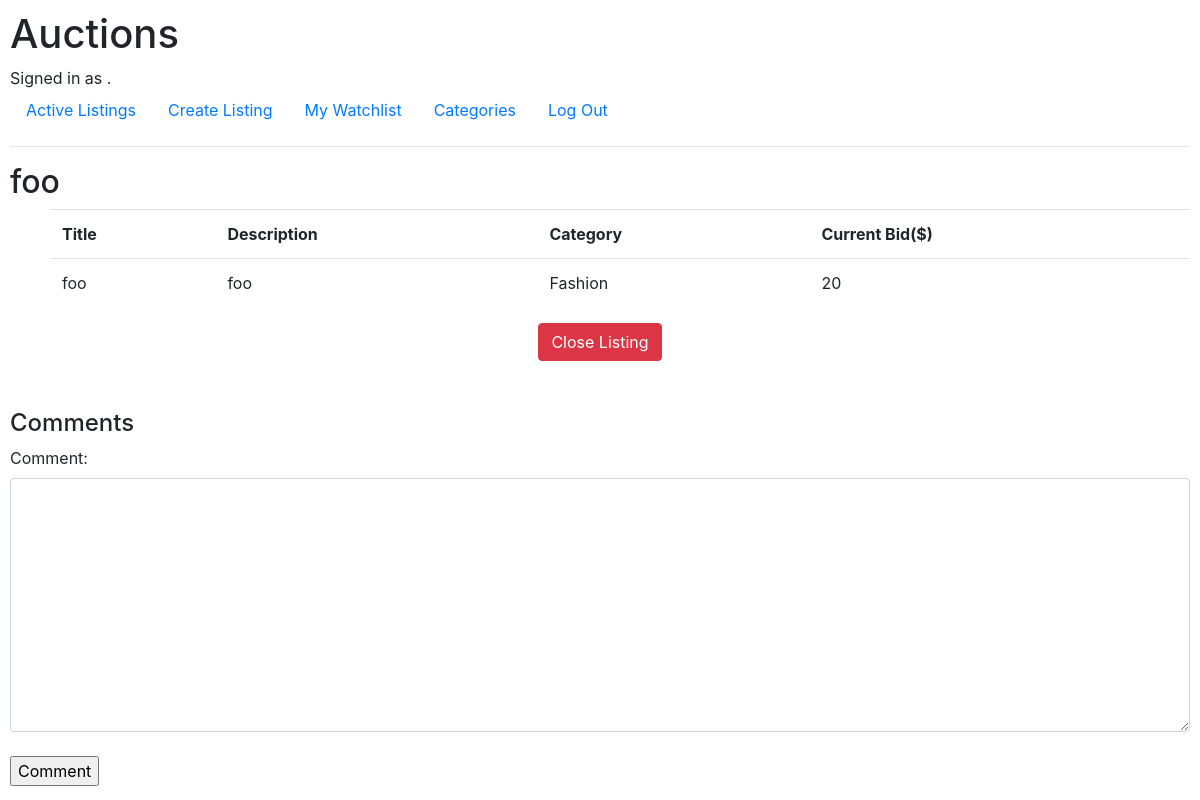
The page /1 (signed in) on the database as committed earlier.
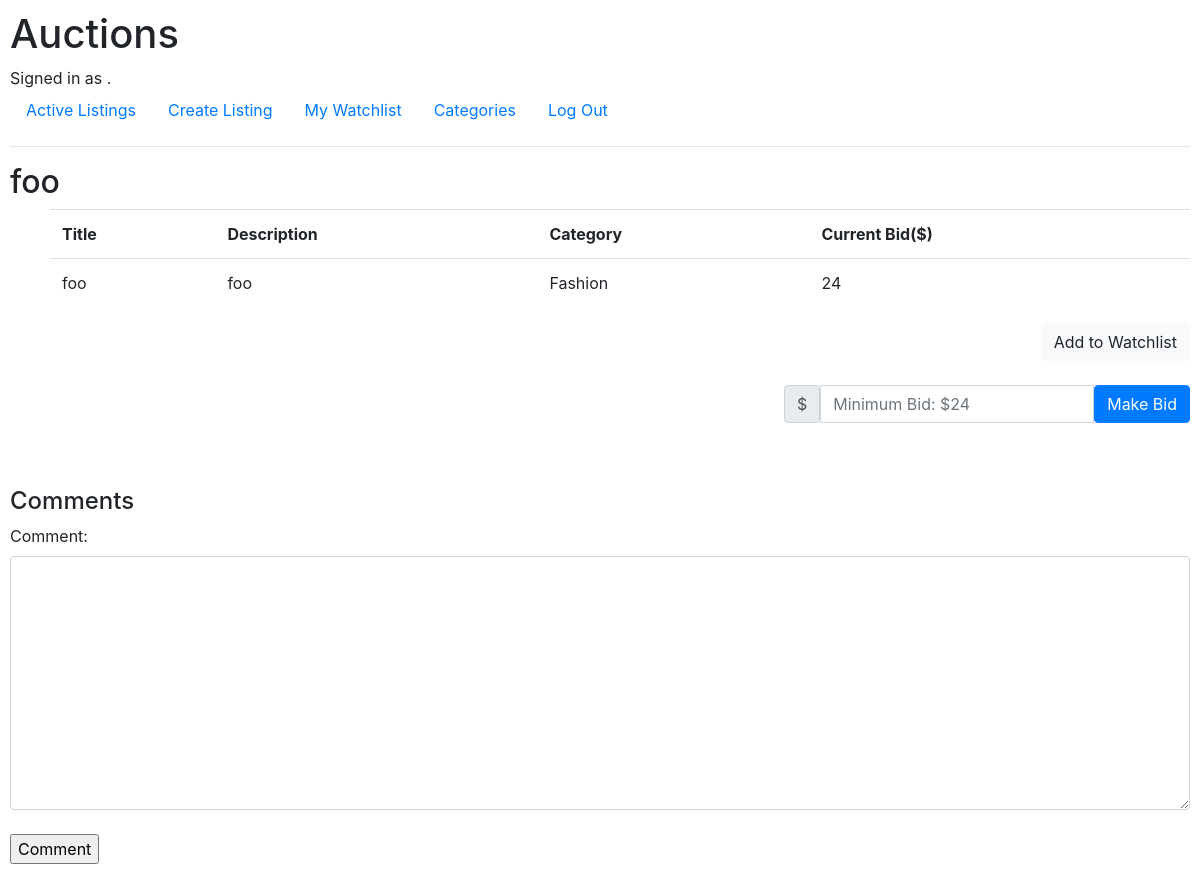
The same page on the database as committed later.
### auctions/models.py (models this page shows)
class Listing(models.Model):
    title=models.CharField(max_length=64)
    description=models.CharField(max_length=128)
    bid=models.PositiveIntegerField()
    account = models.ForeignKey(User,on_delete=models.CASCADE,related_name="user")
    categories = (
        ("fashion","Fashion"),
        ("toys","Toys"),
        ("electronics","Electronics"),
        ("home","Home")
    )
    category =models.CharField(max_length=64,choices=categories)

### auctions/views.py (the view)
# urls.py: path("<int:listing_id>",views.listing,name="listing"),
@login_required(login_url='login')
def listing(request,listing_id):
    listing = Listing.objects.get(pk=listing_id)
    user = request.user
    try:
        win = Win.objects.get(winlisting=listing)
        determinant = 2
        if listing.account==user:
            determinant=4
        if win.winner==user and listing.account != user:
            determinant=3
    except Win.DoesNotExist:
        if listing.account==user:
            determinant=1
        else:
            determinant=0
    if request.method == "POST":
        if 'watchlist' in request.POST:
            if Watchlist.objects.filter(watchlisting=listing,watchlister=user).exists():
                object=Watchlist.objects.get(watchlisting=listing,watchlister=user)
                object.delete()
            else:
                object=Watchlist(watchlisting=listing,watchlister=user)
                object.save()
        if 'bid' in request.POST:
            newbid=request.POST["newbid"]
            listing.bid=newbid
            listing.save()
            bid = Bid(bidder=user,bidlisting=listing,bidvalue=newbid)
            bid.save()
        if 'close' in request.POST:
            winlisting=listing
            try:
                bid = Bid.objects.filter(bidlisting=listing).order_by('-bidvalue').first()
                winner=bid.bidder
                object=Win(winlisting=winlisting,winner=winner)
                object.save()
            except:
                winner=user
                object=Win(winlisting=winlisting,winner=winner)
                object.save()
        if 'commentform' in request.POST:
            comment=CommentForm(request.POST)
            if comment.is_valid():
                newcomment=comment.save(commit=False)
                newcomment.commenter=user
                newcomment.commentlisting=listing
                newcomment.save()
        return HttpResponseRedirect(reverse('listing',args=(listing_id,)))
    else:
        winner=[]
        try:
            object=Win.objects.get(winlisting=listing)
            if determinant==4:
                if object.winner == user:
                    winner=[]
                else:
                    winner=[]
                    winner.append(object)
        except:
            pass
        try:
            object = Watchlist.objects.get(watchlisting=listing,watchlister=user)
            watchlist=[]
            watchlist.append(object)
        except Watchlist.DoesNotExist:
            watchlist=[]
        commentform = CommentForm()
        comments=Comment.objects.filter(commentlisting=listing).order_by("-date")
        return render(request,"auctions/listing.html",{
            "listing":listing,
            "watchlist":watchlist,
            "determinant":determinant,
            "winner":winner,
            "comments":comments,
            "commentform":commentform
        })

### auctions/forms.py
class CommentForm(forms.ModelForm):
    class Meta:
        model=Comment
        comment =forms.CharField(widget=forms.Textarea)
        fields=("comment",)
        widgets = {
            'comment': Textarea(attrs={'class':'form-control','cols': 20, 'rows': 10}),
        }

### auctions/templates/auctions/listing.html (shortened to what this page needs)
{% extends "auctions/layout.html" %}
{% block body %}
    <h2>{{listing.title}}</h2>
{% if determinant is 0%}
    <ul>
        <table class="table">
            <tr>
                <th>Title</th>
                <th>Description</th>
                <th>Category</th>
                <th>Current Bid($)</th>
            </tr>
        <tr>
            <td>{{listing.title}}</td>
            <td>{{listing.description}}</td>
            <td>{{listing.get_category_display}}</td>
            <td>{{listing.bid}}</td>
        </tr>
        </table>
    </ul>
<div class="d-flex justify-content-end">
<form action="{% url 'listing' listing.id %}" method="post">
        {% if watchlist %}
        <button name="watchlist" type="submit" class="btn btn-light">Remove From Watchlist</button>
        {% else %}
        <button name="watchlist" type="submit" class="btn btn-light">Add to Watchlist</button>
        {% endif %}
</form>
</div>
<br>
<div class="d-flex justify-content-end">
<form action="{% url 'listing' listing.id %}" method="post">
    <div class="input-group mb-3">
    <span class="input-group-text">$</span>
    <input type="number" min="{{listing.bid}}" class="form-control" name="newbid" placeholder="Minimum Bid: ${{listing.bid}}">
    <button name="bid" type="submit" class="btn btn-primary">Make Bid</button>
    </div>
</form>
</div>
<br>
<br>
<h4>Comments</h4>
<form action="{% url 'listing' listing.id %}" method="POST">
    {{commentform}}
    <br>
    <input type="submit" name="commentform" value="Comment">
</form>
{% endif %}
{% if determinant is 1%}
<ul>
    <table class="table">
        <tr>
            <th>Title</th>
            <th>Description</th>
            <th>Category</th>
            <th>Current Bid($)</th>
        </tr>
    <tr>
        <td>{{listing.title}}</td>
        <td>{{listing.description}}</td>
        <td>{{listing.get_category_display}}</td>
        <td>{{listing.bid}}</td>
    </tr>
    </table>
</ul>
<div class="d-flex justify-content-center">
    <form action="{% url 'listing' listing.id %}" method="post">
            <button name="close" type="submit" class="btn btn-danger">Close Listing</button>
    </form>
    </div>
<br>
<br>
<h4>Comments</h4>
<form action="{% url 'listing' listing.id %}" method="POST">
    {{commentform}}
    <br>
    <input type="submit" name="commentform" value="Comment">
</form>
{% endif %}
{% endblock %}

Rows that differ between the two databases and show on the page:
changed Listing "foo": newbid (not shown) → "Minimum Bid: $24"; bid "20" → "24"
Other text that changed with them:
form field commentform: (not shown) → "Comment"
form field commentform: "Comment" → (not shown)
text no longer shown: "Close Listing"
text now shown: "Add to Watchlist $ Make Bid"
